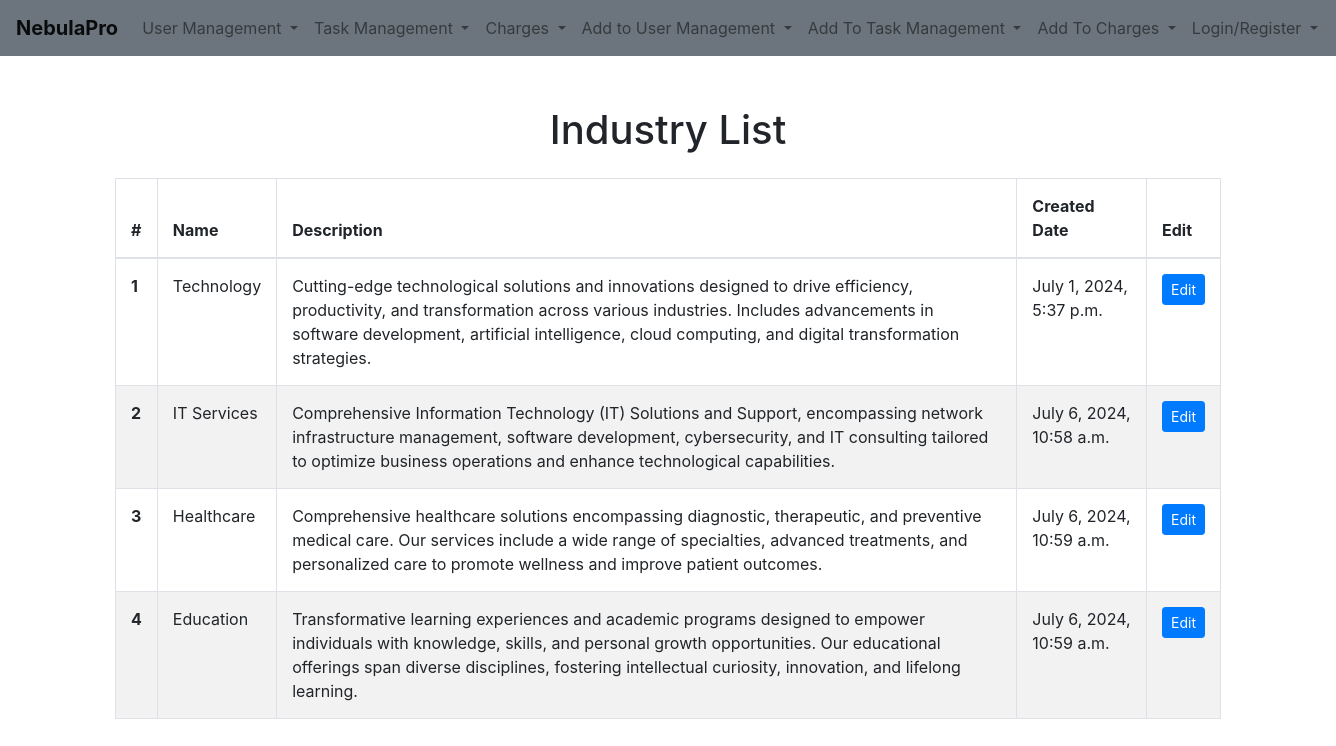
Screenshot of /industries/ with the database file from the repository.
### task_management/models.py (models this page shows, shortened)
class Industry(models.Model):
    name = models.CharField(max_length=225)
    description = models.TextField()
    created_date = models.DateTimeField(auto_now_add=True)
    class Meta:
        verbose_name_plural = 'industries'

### task_management/views.py (the view)
# urls.py: path('industries/', IndustriesListView.as_view(), name='industries-list'),
class IndustriesListView(ListView):
    model = Industry
    template_name = 'lists/industries_list.html'
    context_object_name = 'industries'

### task_management/templates/lists/industries_list.html (shortened to what this page needs)
{% extends 'base.html' %}
{% load static %}
{% block extra_css %}
<link rel="stylesheet" href="{% static 'css/task_management/industry_list.css' %}">
{% endblock %}
{% block content %}
    <div class="container table-container">
        <div class="table-responsive">
            <h1 class="text-center mb-4">Industry List</h1>
            <table class="table table-bordered table-striped">
                <thead>
                    <tr>
                        <th scope="col">#</th>
                        <th scope="col">Name</th>
                        <th scope="col">Description</th>
                        <th scope="col">Created Date</th>
                        <th scope="col">Edit</th>
                    </tr>
                </thead>
                <tbody>
                    {% for industry in industries %}
                    <tr class="{% cycle 'table-striped-row-grey' 'table-striped-row-white' %}">
                        <th scope="row">{{ forloop.counter }}</th>
                        <td>{{ industry.name }}</td>
                        <td>{{ industry.description }}</td>
                        <td>{{ industry.created_date }}</td>
                        <td><a href="{% url 'edit_industry' industry.id %}" class="btn btn-primary btn-sm">Edit</a></td>
                    </tr>
                    {% empty %}
                    <tr>
                        <td colspan="5" class="text-center">No industries found.</td>
                    </tr>
                    {% endfor %}
                </tbody>
            </table>
        </div>
    </div>
{% endblock %}

### static/css/task_management/industry_list.css (style rules this page uses)
.table th, .table td { padding: 15px; }
.table-container { display: flex; justify-content: center; align-items: flex-start; height: 100vh; margin-top: 50px; }
.table-striped tbody tr:nth-of-type(even) { background-color: #f2f2f2; }
.table-striped tbody tr:nth-of-type(odd) { background-color: white; }

### rows the page displays
Industry: name "Technology", description "Cutting-edge technological solutions and innovations designed to drive efficiency, productivity, and transformation across various industries. Includes advancements in software development, artificial intelligence, cloud computing, and digital transformation strategies.", created_date "July 1, 2024, 5:37 p.m."
Industry: name "IT Services", description "Comprehensive Information Technology (IT) Solutions and Support, encompassing network infrastructure management, software development, cybersecurity, and IT consulting tailored to optimize business operations and enhance technological capabilities.", created_date "July 6, 2024, 10:58 a.m."
Industry: name "Healthcare", description "Comprehensive healthcare solutions encompassing diagnostic, therapeutic, and preventive medical care. Our services include a wide range of specialties, advanced treatments, and personalized care to promote wellness and improve patient outcomes.", created_date "July 6, 2024, 10:59 a.m."
Industry: name "Education", description "Transformative learning experiences and academic programs designed to empower individuals with knowledge, skills, and personal growth opportunities. Our educational offerings span diverse disciplines, fostering intellectual curiosity, innovation, and lifelong learning.", created_date "July 6, 2024, 10:59 a.m."
